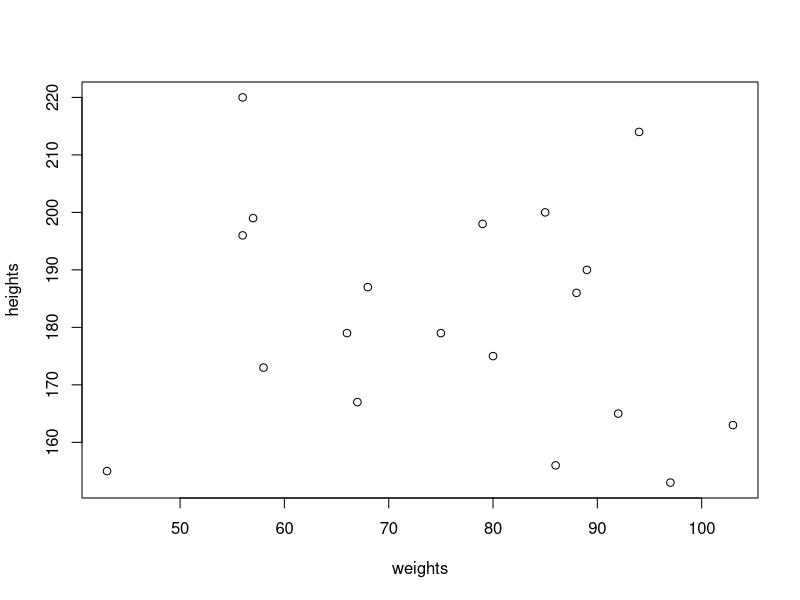

Generate this figure with R:

# load excel data
library(readxl)
data = read_excel("homework1.xlsx")

# convert tibble to data.frame
data = data.frame(data)
data

# run a scatter plot of heights against weights
plot(data)

# perform linear regression
model = lm(heights~weights,data = data)
summary(model)

# save parameter estimates along with their standard errors
est = model$coefficients
est_se = summary(model)$coefficients[,"Std. Error"]
est_se

# create data frame of estimates
estimates = data.frame(est,est_se)

# save current date
date = format(Sys.Date(), "%d-%m-%Y")
date

# save sample size of data
sample_size = dim(estimates)[1]
sample_size

# set file name using sprintf
file_name = sprintf("restimates_%s_%1.0f",date,sample_size)
file_name

# save in a csv file
write.csv(estimates,file = file_name,row.names = F)
